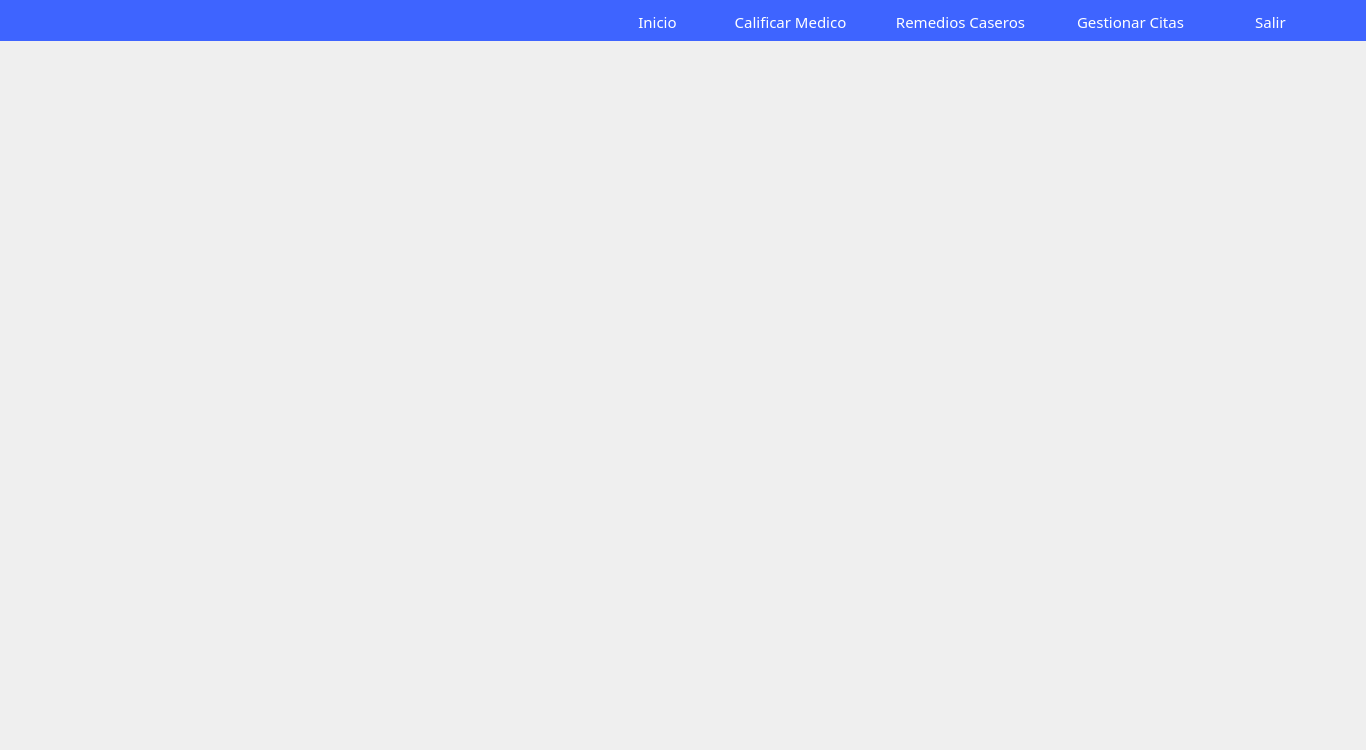
<?xml version="1.0" encoding="UTF-8"?>
<ui version="4.0">
 <class>MainWindow</class>
 <widget class="QMainWindow" name="MainWindow">
  <property name="geometry">
   <rect>
    <x>0</x>
    <y>0</y>
    <width>1366</width>
    <height>750</height>
   </rect>
  </property>
  <property name="windowTitle">
   <string>MainWindow</string>
  </property>
  <property name="styleSheet">
   <string notr="true">background-color: none;</string>
  </property>
  <widget class="QWidget" name="centralWidget">
   <widget class="QStackedWidget" name="stackedWidget">
    <property name="geometry">
     <rect>
      <x>0</x>
      <y>39</y>
      <width>1371</width>
      <height>721</height>
     </rect>
    </property>
    <property name="styleSheet">
     <string notr="true"/>
    </property>
    <property name="currentIndex">
     <number>2</number>
    </property>
    <widget class="QWidget" name="page">
     <widget class="QLabel" name="label">
      <property name="geometry">
       <rect>
        <x>-10</x>
        <y>-20</y>
        <width>1381</width>
        <height>731</height>
       </rect>
      </property>
      <property name="styleSheet">
       <string notr="true">border: none;
background: #3E64FF;</string>
      </property>
      <property name="text">
       <string/>
      </property>
     </widget>
     <widget class="QPushButton" name="btn_registrarse">
      <property name="geometry">
       <rect>
        <x>1070</x>
        <y>620</y>
        <width>200</width>
        <height>41</height>
       </rect>
      </property>
      <property name="font">
       <font>
        <family>Montserrat</family>
        <pointsize>10</pointsize>
       </font>
      </property>
      <property name="cursor">
       <cursorShape>PointingHandCursor</cursorShape>
      </property>
      <property name="styleSheet">
       <string notr="true">border-radius: 5px;
background: white;
color: #3E64FF;
</string>
      </property>
      <property name="text">
       <string>Registrarse</string>
      </property>
     </widget>
     <widget class="QLabel" name="img_doctores">
      <property name="geometry">
       <rect>
        <x>150</x>
        <y>80</y>
        <width>386</width>
        <height>425</height>
       </rect>
      </property>
      <property name="styleSheet">
       <string notr="true">border: none;
background: none;</string>
      </property>
      <property name="text">
       <string/>
      </property>
      <property name="pixmap">
       <pixmap resource="resources.qrc">:/imagenes/Imagenes/img_doctores.png</pixmap>
      </property>
      <property name="scaledContents">
       <bool>true</bool>
      </property>
     </widget>
     <widget class="QWidget" name="layoutWidget">
      <property name="geometry">
       <rect>
        <x>631</x>
        <y>130</y>
        <width>581</width>
        <height>321</height>
       </rect>
      </property>
      <layout class="QVBoxLayout" name="verticalLayout">
       <item>
        <widget class="QLabel" name="label_2">
         <property name="font">
          <font>
           <family>Montserrat</family>
           <pointsize>20</pointsize>
          </font>
         </property>
         <property name="styleSheet">
          <string notr="true">color: rgb(255, 255, 255);</string>
         </property>
         <property name="text">
          <string>Hospital Puebla</string>
         </property>
        </widget>
       </item>
       <item>
        <widget class="QPlainTextEdit" name="plainTextEdit">
         <property name="font">
          <font>
           <family>Montserrat</family>
           <pointsize>12</pointsize>
           <weight>50</weight>
           <bold>false</bold>
          </font>
         </property>
         <property name="styleSheet">
          <string notr="true">border: none;
background: #3E64FF;
color: white;</string>
         </property>
         <property name="verticalScrollBarPolicy">
          <enum>Qt::ScrollBarAlwaysOff</enum>
         </property>
         <property name="horizontalScrollBarPolicy">
          <enum>Qt::ScrollBarAlwaysOff</enum>
         </property>
         <property name="readOnly">
          <bool>true</bool>
         </property>
         <property name="plainText">
          <string>Se apoya en un equipo médico de gran rigor, profesionales
pioneros en sus técnicas y exigentes en los resultados,
seleccionados entre los más prestigiosos médicos 
nacionales e internacionales para
formar parte de un equipo multidisciplinar 
y de prestigio.</string>
         </property>
         <property name="overwriteMode">
          <bool>false</bool>
         </property>
        </widget>
       </item>
      </layout>
     </widget>
    </widget>
    <widget class="QWidget" name="page_2">
     <property name="styleSheet">
      <string notr="true"/>
     </property>
    </widget>
    <widget class="QWidget" name="page_3"/>
    <widget class="QWidget" name="page_4"/>
    <widget class="QWidget" name="page_5"/>
   </widget>
   <widget class="QStackedWidget" name="stackedWidget_2">
    <property name="geometry">
     <rect>
      <x>0</x>
      <y>0</y>
      <width>1371</width>
      <height>41</height>
     </rect>
    </property>
    <property name="styleSheet">
     <string notr="true">border: none;
background: #3E64FF;</string>
    </property>
    <property name="currentIndex">
     <number>3</number>
    </property>
    <widget class="QWidget" name="menu_usuario">
     <widget class="QPushButton" name="btn_servicios">
      <property name="geometry">
       <rect>
        <x>680</x>
        <y>10</y>
        <width>211</width>
        <height>21</height>
       </rect>
      </property>
      <property name="minimumSize">
       <size>
        <width>211</width>
        <height>21</height>
       </size>
      </property>
      <property name="font">
       <font>
        <family>Montserrat</family>
        <pointsize>11</pointsize>
        <weight>50</weight>
        <bold>false</bold>
       </font>
      </property>
      <property name="cursor">
       <cursorShape>PointingHandCursor</cursorShape>
      </property>
      <property name="styleSheet">
       <string notr="true">border: none;
background: #3E64FF;
color: white;
</string>
      </property>
      <property name="text">
       <string>Servicios del Hospital</string>
      </property>
     </widget>
     <widget class="QPushButton" name="btn_doctores_info">
      <property name="geometry">
       <rect>
        <x>930</x>
        <y>10</y>
        <width>211</width>
        <height>21</height>
       </rect>
      </property>
      <property name="minimumSize">
       <size>
        <width>211</width>
        <height>21</height>
       </size>
      </property>
      <property name="font">
       <font>
        <family>Montserrat</family>
        <pointsize>11</pointsize>
        <weight>50</weight>
        <bold>false</bold>
       </font>
      </property>
      <property name="cursor">
       <cursorShape>PointingHandCursor</cursorShape>
      </property>
      <property name="styleSheet">
       <string notr="true">border: none;
background: none;
color: white;
</string>
      </property>
      <property name="text">
       <string>Informacion Doctores</string>
      </property>
     </widget>
     <widget class="QPushButton" name="btn_iniciar_sesion">
      <property name="geometry">
       <rect>
        <x>1170</x>
        <y>10</y>
        <width>141</width>
        <height>21</height>
       </rect>
      </property>
      <property name="minimumSize">
       <size>
        <width>141</width>
        <height>21</height>
       </size>
      </property>
      <property name="font">
       <font>
        <family>Montserrat</family>
        <pointsize>11</pointsize>
        <weight>50</weight>
        <bold>false</bold>
       </font>
      </property>
      <property name="cursor">
       <cursorShape>PointingHandCursor</cursorShape>
      </property>
      <property name="styleSheet">
       <string notr="true">border: none;
background: none;
color: white;
</string>
      </property>
      <property name="text">
       <string>Iniciar Sesión</string>
      </property>
     </widget>
     <widget class="QLabel" name="label_3">
      <property name="geometry">
       <rect>
        <x>-10</x>
        <y>0</y>
        <width>1381</width>
        <height>41</height>
       </rect>
      </property>
      <property name="styleSheet">
       <string notr="true">border: none;
background: #3E64FF;</string>
      </property>
      <property name="text">
       <string/>
      </property>
     </widget>
     <widget class="QPushButton" name="btn_servicios_2">
      <property name="geometry">
       <rect>
        <x>559</x>
        <y>10</y>
        <width>91</width>
        <height>21</height>
       </rect>
      </property>
      <property name="minimumSize">
       <size>
        <width>91</width>
        <height>21</height>
       </size>
      </property>
      <property name="font">
       <font>
        <family>Montserrat</family>
        <pointsize>11</pointsize>
        <weight>50</weight>
        <bold>false</bold>
       </font>
      </property>
      <property name="cursor">
       <cursorShape>PointingHandCursor</cursorShape>
      </property>
      <property name="styleSheet">
       <string notr="true">border: none;
background: #3E64FF;
color: white;
</string>
      </property>
      <property name="text">
       <string>Inicio</string>
      </property>
     </widget>
     <zorder>label_3</zorder>
     <zorder>btn_servicios</zorder>
     <zorder>btn_doctores_info</zorder>
     <zorder>btn_iniciar_sesion</zorder>
     <zorder>btn_servicios_2</zorder>
    </widget>
    <widget class="QWidget" name="menu_admin">
     <property name="styleSheet">
      <string notr="true"/>
     </property>
     <widget class="QLabel" name="label_4">
      <property name="geometry">
       <rect>
        <x>-8</x>
        <y>-1</y>
        <width>1381</width>
        <height>51</height>
       </rect>
      </property>
      <property name="styleSheet">
       <string notr="true">border: none;
background: #3E64FF;</string>
      </property>
      <property name="text">
       <string/>
      </property>
     </widget>
     <widget class="QWidget" name="layoutWidget">
      <property name="geometry">
       <rect>
        <x>347</x>
        <y>0</y>
        <width>1021</width>
        <height>50</height>
       </rect>
      </property>
      <layout class="QHBoxLayout" name="horizontalLayout">
       <item>
        <widget class="QPushButton" name="btn_inicio_admin">
         <property name="font">
          <font>
           <family>Montserrat</family>
           <pointsize>11</pointsize>
           <weight>50</weight>
           <bold>false</bold>
          </font>
         </property>
         <property name="cursor">
          <cursorShape>PointingHandCursor</cursorShape>
         </property>
         <property name="styleSheet">
          <string notr="true">border: none;
color: white;
</string>
         </property>
         <property name="text">
          <string>Inicio</string>
         </property>
        </widget>
       </item>
       <item>
        <spacer name="horizontalSpacer">
         <property name="orientation">
          <enum>Qt::Horizontal</enum>
         </property>
         <property name="sizeHint" stdset="0">
          <size>
           <width>40</width>
           <height>20</height>
          </size>
         </property>
        </spacer>
       </item>
       <item>
        <widget class="QPushButton" name="pushButton_6">
         <property name="font">
          <font>
           <family>Montserrat</family>
           <pointsize>11</pointsize>
          </font>
         </property>
         <property name="cursor">
          <cursorShape>PointingHandCursor</cursorShape>
         </property>
         <property name="styleSheet">
          <string notr="true">border: none;
color: white;</string>
         </property>
         <property name="text">
          <string>Solicitudes</string>
         </property>
        </widget>
       </item>
       <item>
        <spacer name="horizontalSpacer_11">
         <property name="orientation">
          <enum>Qt::Horizontal</enum>
         </property>
         <property name="sizeHint" stdset="0">
          <size>
           <width>40</width>
           <height>20</height>
          </size>
         </property>
        </spacer>
       </item>
       <item>
        <widget class="QPushButton" name="btn_remedios_admin">
         <property name="font">
          <font>
           <family>Montserrat</family>
           <pointsize>11</pointsize>
           <weight>50</weight>
           <bold>false</bold>
          </font>
         </property>
         <property name="cursor">
          <cursorShape>PointingHandCursor</cursorShape>
         </property>
         <property name="styleSheet">
          <string notr="true">border: none;
color: white;
</string>
         </property>
         <property name="text">
          <string>Gestionar Remedios</string>
         </property>
        </widget>
       </item>
       <item>
        <spacer name="horizontalSpacer_2">
         <property name="orientation">
          <enum>Qt::Horizontal</enum>
         </property>
         <property name="sizeHint" stdset="0">
          <size>
           <width>40</width>
           <height>20</height>
          </size>
         </property>
        </spacer>
       </item>
       <item>
        <widget class="QPushButton" name="btn_gestionar_servicios_admin">
         <property name="font">
          <font>
           <family>Montserrat</family>
           <pointsize>11</pointsize>
           <weight>50</weight>
           <bold>false</bold>
          </font>
         </property>
         <property name="cursor">
          <cursorShape>PointingHandCursor</cursorShape>
         </property>
         <property name="styleSheet">
          <string notr="true">border: none;
background: none;
color: white;
</string>
         </property>
         <property name="text">
          <string>Gestionar Servicios</string>
         </property>
        </widget>
       </item>
       <item>
        <spacer name="horizontalSpacer_3">
         <property name="orientation">
          <enum>Qt::Horizontal</enum>
         </property>
         <property name="sizeHint" stdset="0">
          <size>
           <width>40</width>
           <height>20</height>
          </size>
         </property>
        </spacer>
       </item>
       <item>
        <widget class="QPushButton" name="btn_gestionar_usuarios_admin">
         <property name="font">
          <font>
           <family>Montserrat</family>
           <pointsize>11</pointsize>
           <weight>50</weight>
           <bold>false</bold>
          </font>
         </property>
         <property name="cursor">
          <cursorShape>PointingHandCursor</cursorShape>
         </property>
         <property name="styleSheet">
          <string notr="true">border: none;
background: none;
color: white;
</string>
         </property>
         <property name="text">
          <string>Gestionar Usuarios</string>
         </property>
        </widget>
       </item>
       <item>
        <spacer name="horizontalSpacer_4">
         <property name="orientation">
          <enum>Qt::Horizontal</enum>
         </property>
         <property name="sizeHint" stdset="0">
          <size>
           <width>40</width>
           <height>20</height>
          </size>
         </property>
        </spacer>
       </item>
       <item>
        <widget class="QPushButton" name="btn_gestionar_tips_admin">
         <property name="font">
          <font>
           <family>Montserrat</family>
           <pointsize>11</pointsize>
          </font>
         </property>
         <property name="cursor">
          <cursorShape>PointingHandCursor</cursorShape>
         </property>
         <property name="styleSheet">
          <string notr="true">border: none;
background: none;
color: white;
</string>
         </property>
         <property name="text">
          <string>Gestionar Tips</string>
         </property>
        </widget>
       </item>
       <item>
        <spacer name="horizontalSpacer_5">
         <property name="orientation">
          <enum>Qt::Horizontal</enum>
         </property>
         <property name="sizeHint" stdset="0">
          <size>
           <width>40</width>
           <height>20</height>
          </size>
         </property>
        </spacer>
       </item>
       <item>
        <widget class="QPushButton" name="btn_salir_admin">
         <property name="font">
          <font>
           <family>Montserrat</family>
           <pointsize>11</pointsize>
          </font>
         </property>
         <property name="cursor">
          <cursorShape>PointingHandCursor</cursorShape>
         </property>
         <property name="styleSheet">
          <string notr="true">border: none;
background: none;
color: white;
</string>
         </property>
         <property name="text">
          <string>Salir</string>
         </property>
        </widget>
       </item>
      </layout>
     </widget>
    </widget>
    <widget class="QWidget" name="menu_medico">
     <widget class="QWidget" name="layoutWidget_2">
      <property name="geometry">
       <rect>
        <x>530</x>
        <y>10</y>
        <width>801</width>
        <height>32</height>
       </rect>
      </property>
      <layout class="QHBoxLayout" name="horizontalLayout_2">
       <item>
        <widget class="QPushButton" name="btn_inicio_medico">
         <property name="maximumSize">
          <size>
           <width>60</width>
           <height>16777215</height>
          </size>
         </property>
         <property name="font">
          <font>
           <family>Montserrat</family>
           <pointsize>11</pointsize>
           <weight>50</weight>
           <bold>false</bold>
          </font>
         </property>
         <property name="cursor">
          <cursorShape>PointingHandCursor</cursorShape>
         </property>
         <property name="styleSheet">
          <string notr="true">border: none;
color: white;
</string>
         </property>
         <property name="text">
          <string>Inicio</string>
         </property>
        </widget>
       </item>
       <item>
        <spacer name="horizontalSpacer_6">
         <property name="orientation">
          <enum>Qt::Horizontal</enum>
         </property>
         <property name="sizeType">
          <enum>QSizePolicy::Maximum</enum>
         </property>
         <property name="sizeHint" stdset="0">
          <size>
           <width>50</width>
           <height>20</height>
          </size>
         </property>
        </spacer>
       </item>
       <item>
        <widget class="QPushButton" name="btn_horario_medico">
         <property name="maximumSize">
          <size>
           <width>999</width>
           <height>16777215</height>
          </size>
         </property>
         <property name="font">
          <font>
           <family>Montserrat</family>
           <pointsize>11</pointsize>
           <weight>50</weight>
           <bold>false</bold>
          </font>
         </property>
         <property name="cursor">
          <cursorShape>PointingHandCursor</cursorShape>
         </property>
         <property name="styleSheet">
          <string notr="true">*{
	border: none;
	color: white;
}

:hover{
	border-bottom: 1px solid #818181;
}



	

</string>
         </property>
         <property name="text">
          <string>Horario</string>
         </property>
        </widget>
       </item>
       <item>
        <spacer name="horizontalSpacer_7">
         <property name="orientation">
          <enum>Qt::Horizontal</enum>
         </property>
         <property name="sizeType">
          <enum>QSizePolicy::Maximum</enum>
         </property>
         <property name="sizeHint" stdset="0">
          <size>
           <width>50</width>
           <height>20</height>
          </size>
         </property>
        </spacer>
       </item>
       <item>
        <widget class="QPushButton" name="btn_recetas_medico">
         <property name="maximumSize">
          <size>
           <width>16777215</width>
           <height>16777215</height>
          </size>
         </property>
         <property name="font">
          <font>
           <family>Montserrat</family>
           <pointsize>11</pointsize>
           <weight>50</weight>
           <bold>false</bold>
          </font>
         </property>
         <property name="cursor">
          <cursorShape>PointingHandCursor</cursorShape>
         </property>
         <property name="styleSheet">
          <string notr="true">*{
border: none;
background: none;
color: white;
}

</string>
         </property>
         <property name="text">
          <string>Recetas</string>
         </property>
        </widget>
       </item>
       <item>
        <spacer name="horizontalSpacer_11">
         <property name="orientation">
          <enum>Qt::Horizontal</enum>
         </property>
         <property name="sizeType">
          <enum>QSizePolicy::Maximum</enum>
         </property>
         <property name="sizeHint" stdset="0">
          <size>
           <width>50</width>
           <height>20</height>
          </size>
         </property>
        </spacer>
       </item>
       <item>
        <widget class="QPushButton" name="btn_solicitudes_medico">
         <property name="maximumSize">
          <size>
           <width>16777215</width>
           <height>16777215</height>
          </size>
         </property>
         <property name="font">
          <font>
           <family>Montserrat</family>
           <pointsize>11</pointsize>
           <weight>50</weight>
           <bold>false</bold>
          </font>
         </property>
         <property name="cursor">
          <cursorShape>PointingHandCursor</cursorShape>
         </property>
         <property name="styleSheet">
          <string notr="true">border: none;
background: none;
color: white;
</string>
         </property>
         <property name="text">
          <string>Solicitudes</string>
         </property>
        </widget>
       </item>
       <item>
        <spacer name="horizontalSpacer_8">
         <property name="orientation">
          <enum>Qt::Horizontal</enum>
         </property>
         <property name="sizeType">
          <enum>QSizePolicy::Maximum</enum>
         </property>
         <property name="sizeHint" stdset="0">
          <size>
           <width>50</width>
           <height>20</height>
          </size>
         </property>
        </spacer>
       </item>
       <item>
        <widget class="QPushButton" name="btn_informacion_medico">
         <property name="maximumSize">
          <size>
           <width>16777215</width>
           <height>16777215</height>
          </size>
         </property>
         <property name="font">
          <font>
           <family>Montserrat</family>
           <pointsize>11</pointsize>
           <weight>50</weight>
           <bold>false</bold>
          </font>
         </property>
         <property name="cursor">
          <cursorShape>PointingHandCursor</cursorShape>
         </property>
         <property name="styleSheet">
          <string notr="true">border: none;
background: none;
color: white;
</string>
         </property>
         <property name="text">
          <string>Información</string>
         </property>
        </widget>
       </item>
       <item>
        <spacer name="horizontalSpacer_9">
         <property name="orientation">
          <enum>Qt::Horizontal</enum>
         </property>
         <property name="sizeType">
          <enum>QSizePolicy::Maximum</enum>
         </property>
         <property name="sizeHint" stdset="0">
          <size>
           <width>47</width>
           <height>27</height>
          </size>
         </property>
        </spacer>
       </item>
       <item>
        <widget class="QPushButton" name="btn_urgencias_medico">
         <property name="maximumSize">
          <size>
           <width>16777215</width>
           <height>16777215</height>
          </size>
         </property>
         <property name="font">
          <font>
           <family>Montserrat</family>
           <pointsize>11</pointsize>
          </font>
         </property>
         <property name="cursor">
          <cursorShape>PointingHandCursor</cursorShape>
         </property>
         <property name="styleSheet">
          <string notr="true">border: none;
background: none;
color: white;
</string>
         </property>
         <property name="text">
          <string>Urgencias</string>
         </property>
        </widget>
       </item>
       <item>
        <spacer name="horizontalSpacer_10">
         <property name="orientation">
          <enum>Qt::Horizontal</enum>
         </property>
         <property name="sizeType">
          <enum>QSizePolicy::Maximum</enum>
         </property>
         <property name="sizeHint" stdset="0">
          <size>
           <width>50</width>
           <height>20</height>
          </size>
         </property>
        </spacer>
       </item>
       <item>
        <widget class="QPushButton" name="btn_salir_medico">
         <property name="maximumSize">
          <size>
           <width>16777215</width>
           <height>16777215</height>
          </size>
         </property>
         <property name="font">
          <font>
           <family>Montserrat</family>
           <pointsize>11</pointsize>
          </font>
         </property>
         <property name="cursor">
          <cursorShape>PointingHandCursor</cursorShape>
         </property>
         <property name="styleSheet">
          <string notr="true">border: none;
background: none;
color: white;
</string>
         </property>
         <property name="text">
          <string>Salir</string>
         </property>
        </widget>
       </item>
      </layout>
     </widget>
    </widget>
    <widget class="QWidget" name="menu_paciente">
     <widget class="QLabel" name="label_5">
      <property name="geometry">
       <rect>
        <x>0</x>
        <y>0</y>
        <width>1366</width>
        <height>41</height>
       </rect>
      </property>
      <property name="styleSheet">
       <string notr="true">background: #3E64FF;</string>
      </property>
      <property name="text">
       <string/>
      </property>
     </widget>
     <widget class="QPushButton" name="btn_Inicio">
      <property name="geometry">
       <rect>
        <x>620</x>
        <y>10</y>
        <width>75</width>
        <height>23</height>
       </rect>
      </property>
      <property name="font">
       <font>
        <family>Montserrat</family>
        <pointsize>11</pointsize>
       </font>
      </property>
      <property name="cursor">
       <cursorShape>PointingHandCursor</cursorShape>
      </property>
      <property name="styleSheet">
       <string notr="true">border: none;
color: white;</string>
      </property>
      <property name="text">
       <string>Inicio</string>
      </property>
     </widget>
     <widget class="QPushButton" name="btn_calificar_nedico">
      <property name="geometry">
       <rect>
        <x>720</x>
        <y>10</y>
        <width>141</width>
        <height>23</height>
       </rect>
      </property>
      <property name="font">
       <font>
        <family>Montserrat</family>
        <pointsize>11</pointsize>
       </font>
      </property>
      <property name="cursor">
       <cursorShape>PointingHandCursor</cursorShape>
      </property>
      <property name="styleSheet">
       <string notr="true">border: none;
color: white;</string>
      </property>
      <property name="text">
       <string>Calificar Medico</string>
      </property>
     </widget>
     <widget class="QPushButton" name="btn_remedios_caseros">
      <property name="geometry">
       <rect>
        <x>880</x>
        <y>10</y>
        <width>161</width>
        <height>23</height>
       </rect>
      </property>
      <property name="font">
       <font>
        <family>Montserrat</family>
        <pointsize>11</pointsize>
       </font>
      </property>
      <property name="cursor">
       <cursorShape>PointingHandCursor</cursorShape>
      </property>
      <property name="styleSheet">
       <string notr="true">border: none;
color: white;</string>
      </property>
      <property name="text">
       <string>Remedios Caseros</string>
      </property>
     </widget>
     <widget class="QPushButton" name="btn_gestionar_citas">
      <property name="geometry">
       <rect>
        <x>1050</x>
        <y>10</y>
        <width>161</width>
        <height>23</height>
       </rect>
      </property>
      <property name="font">
       <font>
        <family>Montserrat</family>
        <pointsize>11</pointsize>
       </font>
      </property>
      <property name="cursor">
       <cursorShape>PointingHandCursor</cursorShape>
      </property>
      <property name="styleSheet">
       <string notr="true">border: none;
color: white;</string>
      </property>
      <property name="text">
       <string>Gestionar Citas</string>
      </property>
     </widget>
     <widget class="QPushButton" name="btn_salir">
      <property name="geometry">
       <rect>
        <x>1190</x>
        <y>10</y>
        <width>161</width>
        <height>23</height>
       </rect>
      </property>
      <property name="font">
       <font>
        <family>Montserrat</family>
        <pointsize>11</pointsize>
       </font>
      </property>
      <property name="cursor">
       <cursorShape>PointingHandCursor</cursorShape>
      </property>
      <property name="styleSheet">
       <string notr="true">border: none;
color: white;</string>
      </property>
      <property name="text">
       <string>Salir</string>
      </property>
     </widget>
    </widget>
    <widget class="QWidget" name="menu_staff">
     <widget class="QWidget" name="layoutWidget_3">
      <property name="geometry">
       <rect>
        <x>540</x>
        <y>0</y>
        <width>801</width>
        <height>32</height>
       </rect>
      </property>
      <layout class="QHBoxLayout" name="horizontalLayout_3">
       <item>
        <widget class="QPushButton" name="btn_inicio_medico_2">
         <property name="maximumSize">
          <size>
           <width>60</width>
           <height>16777215</height>
          </size>
         </property>
         <property name="font">
          <font>
           <family>Montserrat</family>
           <pointsize>11</pointsize>
           <weight>50</weight>
           <bold>false</bold>
          </font>
         </property>
         <property name="cursor">
          <cursorShape>PointingHandCursor</cursorShape>
         </property>
         <property name="styleSheet">
          <string notr="true">border: none;
color: white;
</string>
         </property>
         <property name="text">
          <string>Inicio</string>
         </property>
        </widget>
       </item>
       <item>
        <spacer name="horizontalSpacer_12">
         <property name="orientation">
          <enum>Qt::Horizontal</enum>
         </property>
         <property name="sizeType">
          <enum>QSizePolicy::Maximum</enum>
         </property>
         <property name="sizeHint" stdset="0">
          <size>
           <width>50</width>
           <height>20</height>
          </size>
         </property>
        </spacer>
       </item>
       <item>
        <widget class="QPushButton" name="btn_horario_medico_2">
         <property name="maximumSize">
          <size>
           <width>100</width>
           <height>16777215</height>
          </size>
         </property>
         <property name="font">
          <font>
           <family>Montserrat</family>
           <pointsize>11</pointsize>
           <weight>50</weight>
           <bold>false</bold>
          </font>
         </property>
         <property name="cursor">
          <cursorShape>PointingHandCursor</cursorShape>
         </property>
         <property name="styleSheet">
          <string notr="true">*{
	border: none;
	color: white;
}

:hover{
	border-bottom: 1px solid #818181;
}



	

</string>
         </property>
         <property name="text">
          <string>Internados</string>
         </property>
        </widget>
       </item>
       <item>
        <widget class="QPushButton" name="btn_citas">
         <property name="maximumSize">
          <size>
           <width>60</width>
           <height>16777215</height>
          </size>
         </property>
         <property name="font">
          <font>
           <family>Montserrat</family>
           <pointsize>11</pointsize>
           <weight>50</weight>
           <bold>false</bold>
          </font>
         </property>
         <property name="cursor">
          <cursorShape>PointingHandCursor</cursorShape>
         </property>
         <property name="styleSheet">
          <string notr="true">border: none;
color: white;
</string>
         </property>
         <property name="text">
          <string>Citas</string>
         </property>
        </widget>
       </item>
       <item>
        <widget class="QPushButton" name="btn_urgencias_medico_2">
         <property name="maximumSize">
          <size>
           <width>100</width>
           <height>16777215</height>
          </size>
         </property>
         <property name="font">
          <font>
           <family>Montserrat</family>
           <pointsize>11</pointsize>
          </font>
         </property>
         <property name="cursor">
          <cursorShape>PointingHandCursor</cursorShape>
         </property>
         <property name="styleSheet">
          <string notr="true">border: none;
background: none;
color: white;
</string>
         </property>
         <property name="text">
          <string>Urgencias</string>
         </property>
        </widget>
       </item>
       <item>
        <spacer name="horizontalSpacer_17">
         <property name="orientation">
          <enum>Qt::Horizontal</enum>
         </property>
         <property name="sizeType">
          <enum>QSizePolicy::Maximum</enum>
         </property>
         <property name="sizeHint" stdset="0">
          <size>
           <width>50</width>
           <height>20</height>
          </size>
         </property>
        </spacer>
       </item>
       <item>
        <widget class="QPushButton" name="btn_salir_medico_2">
         <property name="maximumSize">
          <size>
           <width>100</width>
           <height>16777215</height>
          </size>
         </property>
         <property name="font">
          <font>
           <family>Montserrat</family>
           <pointsize>11</pointsize>
          </font>
         </property>
         <property name="cursor">
          <cursorShape>PointingHandCursor</cursorShape>
         </property>
         <property name="styleSheet">
          <string notr="true">border: none;
background: none;
color: white;
</string>
         </property>
         <property name="text">
          <string>Salir</string>
         </property>
        </widget>
       </item>
      </layout>
     </widget>
    </widget>
    <widget class="QWidget" name="menu_farmaceutico">
     <widget class="QPushButton" name="pushButton">
      <property name="geometry">
       <rect>
        <x>1250</x>
        <y>10</y>
        <width>75</width>
        <height>23</height>
       </rect>
      </property>
      <property name="font">
       <font>
        <family>Montserrat</family>
        <pointsize>11</pointsize>
       </font>
      </property>
      <property name="styleSheet">
       <string notr="true">border: none;
background: none;
color: white;
</string>
      </property>
      <property name="text">
       <string>Salir</string>
      </property>
     </widget>
     <widget class="QPushButton" name="realizarVenta">
      <property name="geometry">
       <rect>
        <x>1074</x>
        <y>10</y>
        <width>161</width>
        <height>23</height>
       </rect>
      </property>
      <property name="font">
       <font>
        <family>Montserrat</family>
        <pointsize>11</pointsize>
       </font>
      </property>
      <property name="styleSheet">
       <string notr="true">border: none;
background: none;
color: white;
</string>
      </property>
      <property name="text">
       <string>Realizar Venta</string>
      </property>
     </widget>
     <widget class="QPushButton" name="pushButton_3">
      <property name="geometry">
       <rect>
        <x>820</x>
        <y>10</y>
        <width>221</width>
        <height>23</height>
       </rect>
      </property>
      <property name="font">
       <font>
        <family>Montserrat</family>
        <pointsize>11</pointsize>
       </font>
      </property>
      <property name="styleSheet">
       <string notr="true">border: none;
background: none;
color: white;
</string>
      </property>
      <property name="text">
       <string>Gestionar Medicamentos</string>
      </property>
     </widget>
     <widget class="QPushButton" name="pushButton_4">
      <property name="geometry">
       <rect>
        <x>650</x>
        <y>10</y>
        <width>171</width>
        <height>23</height>
       </rect>
      </property>
      <property name="font">
       <font>
        <family>Montserrat</family>
        <pointsize>11</pointsize>
       </font>
      </property>
      <property name="styleSheet">
       <string notr="true">border: none;
background: none;
color: white;
</string>
      </property>
      <property name="text">
       <string>Inicio</string>
      </property>
     </widget>
    </widget>
   </widget>
  </widget>
 </widget>
 <layoutdefault spacing="6" margin="11"/>
 <resources>
  <include location="resources.qrc"/>
 </resources>
 <connections/>
</ui>
